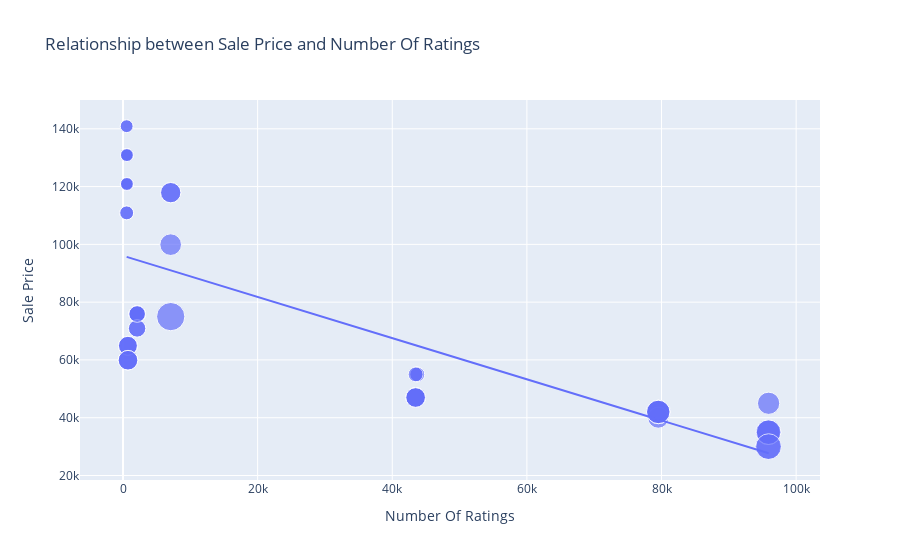

This figure's notebook cell:
### Code cell
figure=px.scatter(data_frame = data,x="Number Of Ratings",y="Sale Price",size="Discount Percentage",trendline="ols",title="Relationship between Sale Price and Number Of Ratings")
figure.show()
